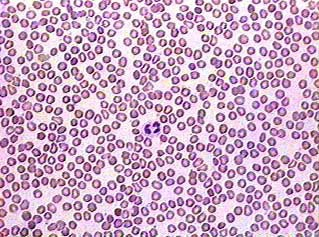
#> input picture med image 29.jpeg, 319 x 237 px, found by its file name
$ jupyter execute 'Advanced Blood cells counting.ipynb'
#> lines starting #> are read from the running program, lines starting #| are printed output that depends on the picture; after the words box and inside, x2 and y2 are one past the last pixel; in counts of white or black regions, pixels touching at a corner belong together
[cell 1]
import cv2 as cv
import numpy as np
import matplotlib.pyplot as plt

[cell 2]
def load_image(image_path):
    image = cv.imread(image_path)
    return image
def preprocess_image(image):
    blurred = cv.GaussianBlur(image, (1, 1), 0)
    background = cv.morphologyEx(blurred, cv.MORPH_OPEN, cv.getStructuringElement(cv.MORPH_ELLIPSE,(15,15)))
    subtracted = cv.subtract(blurred, background)
    gray = cv.cvtColor(subtracted, cv.COLOR_BGR2GRAY)
    binary = cv.Canny(gray, 10, 150)
    return binary
def find_contours(binary_image):
    contours, _ = cv.findContours(binary_image, cv.RETR_EXTERNAL, cv.CHAIN_APPROX_SIMPLE)
    return contours
def filter_contours(contours, min_area=0, max_area=50, max_aspect_ratio=5.0):
    filtered_contours = []
    for c in contours:
        area = cv.contourArea(c)
        if area < min_area:
            continue

        x, y, w, h = cv.boundingRect(c)
        aspect_ratio = float(w) / h
        if aspect_ratio > max_aspect_ratio:
            continue

        filtered_contours.append(c)

    return filtered_contours
def analyze_contours(contours):
    areas = [cv.contourArea(c) for c in contours]
    return areas
def main(image_path):
    image = load_image(image_path)
#> in load_image, image is the input picture: shape (237, 319, 3); mean B, G, R 194.9, 168.2, 200.1
    binary_image = preprocess_image(image)
#> in preprocess_image, `background = cv.morphologyEx(blurred, cv.MORPH_OPEN, cv.getStructuring..`:
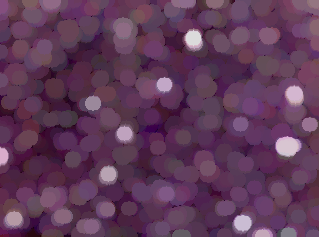
#> background: shape (237, 319, 3); mean B, G, R 88.6, 58.6, 95.4
#> in preprocess_image, `subtracted = cv.subtract(blurred, background)`:
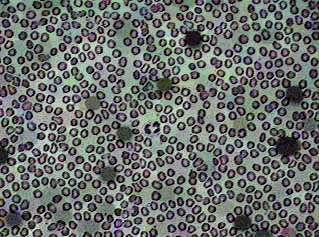
#> subtracted: shape (237, 319, 3); mean B, G, R 106.3, 109.6, 104.6
#> in preprocess_image, `gray = cv.cvtColor(subtracted, cv.COLOR_BGR2GRAY)`:
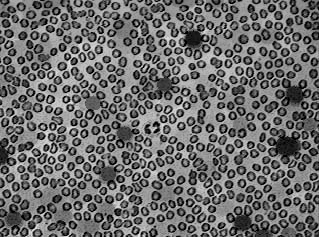
#> gray: shape (237, 319); min 0, max 231, mean 107.7
#> in preprocess_image, `binary = cv.Canny(gray, 10, 150)`:
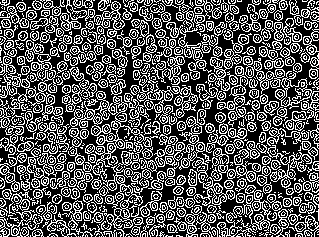
#> binary: shape (237, 319); 34.7% white in thin lines or dots
    contours = find_contours(binary_image)
#> in find_contours, `contours, _ = cv.findContours(binary_image, cv.RETR_EXTERNAL, cv.CHAIN..`: contours = 664 contours, 463 with area under 20; largest, box (x1, y1, x2, y2) and area: (68, 91, 158, 179) 1258, (101, 165, 143, 237) 817, (275, 71, 319, 131) 789, (179, 116, 235, 209) 715, (0, 56, 63, 121) 548
    filtered_contours = filter_contours(contours)
#> the loop in filter_contours, `for c in contours:` made 664 passes
#> (area, x, y, w, h, aspect_ratio) on pass 49: (49, 32, 229, 12, 8, 1.5)
#> after the loop in filter_contours, `for c in contours:`: filtered_contours has the same summary as contours in find_contours
#> filtered_contours has the same summary as contours in find_contours
    areas = analyze_contours(filtered_contours)
#> in analyze_contours, `areas = [cv.contourArea(c) for c in contours]`: areas = 664 values, max 1257.5 at index 413, min 0 at index 0, mean 36.85
    contour_img = cv.drawContours(image, filtered_contours, -1, (0, 255, 0), 1)
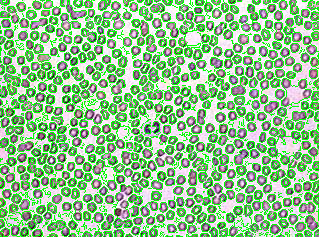
#> contour_img: shape (237, 319, 3); mean B, G, R 142.8, 194.1, 146.4
    cv.imwrite('photos/cells detected.jpg', contour_img)

    print('Number of cells detected:', len(areas))
#| Number of cells detected: 664
    # [6 lines of commented-out code are left out]

    plt.hist(areas, bins=20, edgecolor='black')
    plt.title('Cell Size Distribution')
    plt.xlabel('Cell Area')
    plt.ylabel('Frequency')
    plt.show()
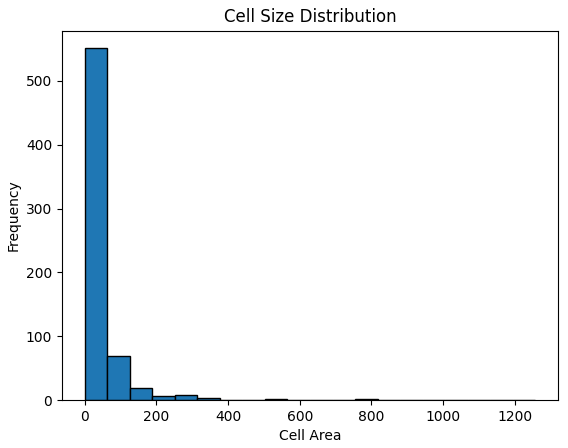
#> figure drawn by matplotlib, 1 panel; tallest bar 551 high, from x = 0 to 62.88

    plt.imshow(contour_img)
    plt.title('Cells detected')
    plt.show()

if __name__ == "__main__":
    image_path = 'photos/Medical Images/med image 29.jpeg'
    main(image_path)

$ run again, with med image 33.jpg copied over med image 29.jpeg
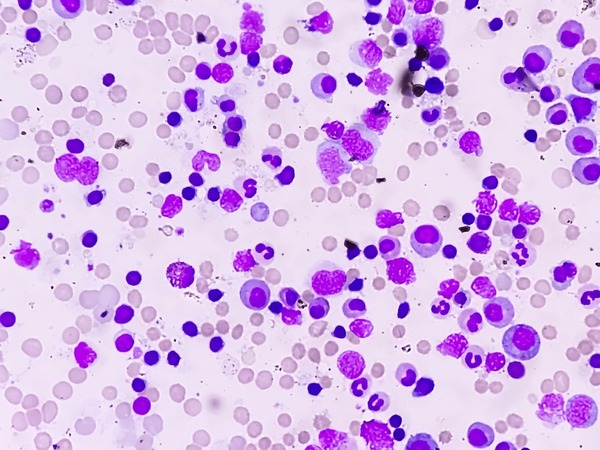
#> input picture med image 33.jpg, 600 x 450 px, found by its file name
#> in load_image, image is the input picture: shape (450, 600, 3); mean B, G, R 233.2, 180.8, 215.1
#> in preprocess_image, `binary = cv.Canny(gray, 10, 150)`:
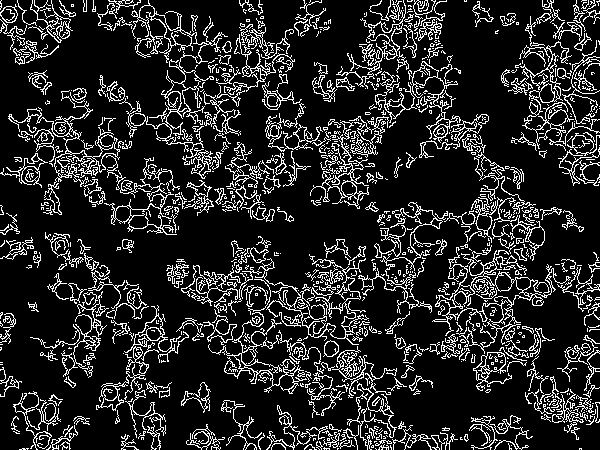
#> binary: shape (450, 600); 15.4% white in thin lines or dots
#> in find_contours, `contours, _ = cv.findContours(binary_image, cv.RETR_EXTERNAL, cv.CHAIN..`: contours = 799 contours, 642 with area under 20; largest, box (x1, y1, x2, y2) and area: (432, 247, 571, 354) 2868, (508, 41, 600, 149) 1412, (126, 0, 228, 179) 1023, (8, 90, 120, 215) 778, (255, 258, 369, 345) 758
#> the loop in filter_contours, `for c in contours:` made 799 passes
#> (area, x, y, w, h, aspect_ratio) on passes 19, 34, 38: (23, 375, 440, 17, 6, 2.83), (25, 121, 434, 18, 16, 1.12), (39, 323, 432, 17, 16, 1.06)
#> after the loop in filter_contours, `for c in contours:`: filtered_contours = 797 contours, 640 with area under 20; largest, box (x1, y1, x2, y2) and area: (432, 247, 571, 354) 2868, (508, 41, 600, 149) 1412, (126, 0, 228, 179) 1023, (8, 90, 120, 215) 778, (255, 258, 369, 345) 758
#> in analyze_contours, `areas = [cv.contourArea(c) for c in contours]`: areas = 797 values, max 2868 at index 352, min 0 at index 0, mean 30.47
#| Number of cells detected: 797
#> in main, `plt.show()`:
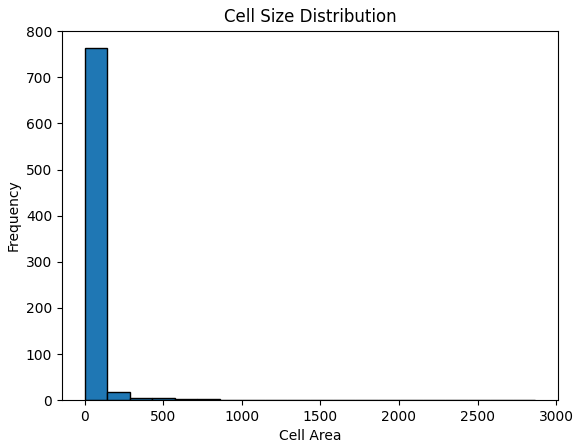
#> figure drawn by matplotlib, 1 panel; tallest bar 763 high, from x = -1.42e-14 to 143.4
